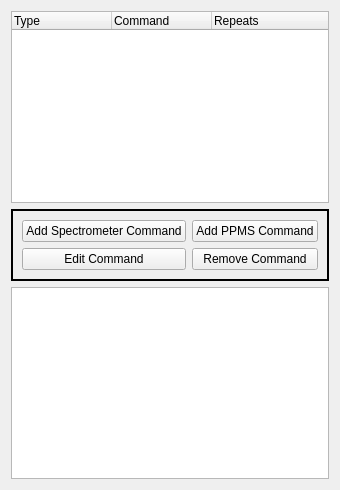
      <widget class="QWidget" name="tab_expt">
       <attribute name="title">
        <string>Experiment</string>
       </attribute>
       <layout class="QGridLayout" name="gridLayout_9">
        <item row="1" column="0">
         <widget class="QFrame" name="addRemoveBtnFrame">
          <property name="frameShape">
           <enum>QFrame::Panel</enum>
          </property>
          <property name="frameShadow">
           <enum>QFrame::Plain</enum>
          </property>
          <property name="lineWidth">
           <number>2</number>
          </property>
          <layout class="QGridLayout" name="gridLayout_10">
           <item row="0" column="0">
            <widget class="QPushButton" name="addSeqBtn">
             <property name="text">
              <string>Add Spectrometer Command</string>
             </property>
            </widget>
           </item>
           <item row="1" column="0">
            <widget class="QPushButton" name="editSeqBtn">
             <property name="text">
              <string>Edit Command</string>
             </property>
            </widget>
           </item>
           <item row="1" column="1">
            <widget class="QPushButton" name="removeSeqBtn">
             <property name="text">
              <string>Remove Command</string>
             </property>
            </widget>
           </item>
           <item row="0" column="1">
            <widget class="QPushButton" name="pushButton_4">
             <property name="text">
              <string>Add PPMS Command</string>
             </property>
            </widget>
           </item>
          </layout>
         </widget>
        </item>
        <item row="2" column="0">
         <widget class="QTextEdit" name="exptTextEdit"/>
        </item>
        <item row="0" column="0">
         <widget class="QTreeWidget" name="exptTreeWidget">
          <column>
           <property name="text">
            <string>Type</string>
           </property>
          </column>
          <column>
           <property name="text">
            <string>Command</string>
           </property>
          </column>
          <column>
           <property name="text">
            <string>Repeats</string>
           </property>
          </column>
         </widget>
        </item>
       </layout>
      </widget>
